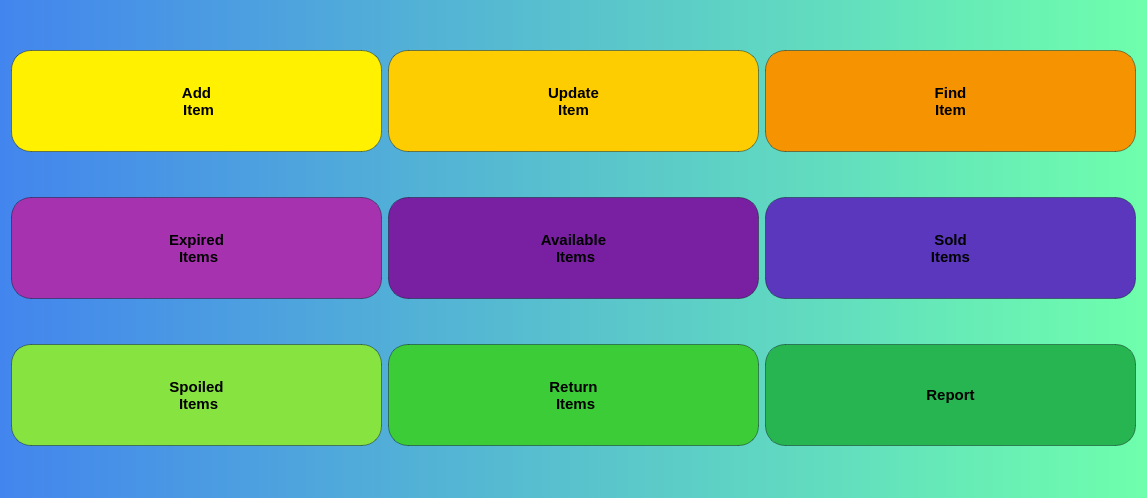
<?xml version="1.0" encoding="UTF-8"?>
<ui version="4.0">
 <class>MainWindow</class>
 <widget class="QMainWindow" name="MainWindow">
  <property name="geometry">
   <rect>
    <x>0</x>
    <y>0</y>
    <width>1147</width>
    <height>498</height>
   </rect>
  </property>
  <property name="windowTitle">
   <string>Grocery Store Manager 1.0</string>
  </property>
  <widget class="QWidget" name="centralWidget">
   <property name="sizePolicy">
    <sizepolicy hsizetype="Preferred" vsizetype="Preferred">
     <horstretch>0</horstretch>
     <verstretch>0</verstretch>
    </sizepolicy>
   </property>
   <property name="styleSheet">
    <string notr="true">background-color: qlineargradient(spread:pad, x1:0, y1:0, x2:1, y2:0, stop:0 rgba(67, 133, 238, 255), stop:1 rgba(110, 255, 172, 255));</string>
   </property>
   <layout class="QGridLayout" name="gridLayout">
    <item row="0" column="1">
     <widget class="QPushButton" name="btnUpdateItem">
      <property name="font">
       <font>
        <pointsize>11</pointsize>
        <bold>true</bold>
       </font>
      </property>
      <property name="mouseTracking">
       <bool>false</bool>
      </property>
      <property name="styleSheet">
       <string notr="true">background-color: rgb(253, 205, 1);
color: rgb(0, 0, 0);
border: 1px solid rgb(2, 3, 7, 0.4);
border-radius: 20%;
height:100%;</string>
      </property>
      <property name="text">
       <string>Update
Item</string>
      </property>
     </widget>
    </item>
    <item row="2" column="0">
     <widget class="QPushButton" name="btnSpoiledItem">
      <property name="font">
       <font>
        <pointsize>11</pointsize>
        <bold>true</bold>
       </font>
      </property>
      <property name="mouseTracking">
       <bool>false</bool>
      </property>
      <property name="styleSheet">
       <string notr="true">background-color: rgb(135, 227, 63);
color: rgb(0, 0, 0);
border: 1px solid rgb(2, 3, 7, 0.4);
border-radius: 20%;
height:100%;</string>
      </property>
      <property name="text">
       <string>Spoiled 
 Items</string>
      </property>
     </widget>
    </item>
    <item row="1" column="2">
     <widget class="QPushButton" name="btnSoldItems">
      <property name="font">
       <font>
        <pointsize>11</pointsize>
        <bold>true</bold>
       </font>
      </property>
      <property name="mouseTracking">
       <bool>false</bool>
      </property>
      <property name="styleSheet">
       <string notr="true">background-color: rgb(91, 55, 190);
color: rgb(0, 0, 0);
border: 1px solid rgb(2, 3, 7, 0.4);
border-radius: 20%;
height:100%;</string>
      </property>
      <property name="text">
       <string>Sold
Items</string>
      </property>
     </widget>
    </item>
    <item row="0" column="2">
     <widget class="QPushButton" name="btnFindItem">
      <property name="enabled">
       <bool>true</bool>
      </property>
      <property name="font">
       <font>
        <pointsize>11</pointsize>
        <bold>true</bold>
       </font>
      </property>
      <property name="mouseTracking">
       <bool>false</bool>
      </property>
      <property name="styleSheet">
       <string notr="true">background-color: rgb(245, 147, 0);
color: rgb(0, 0, 0);
border: 1px solid rgb(2, 3, 7, 0.4);
border-radius: 20%;
height:100%;</string>
      </property>
      <property name="text">
       <string>Find
Item</string>
      </property>
     </widget>
    </item>
    <item row="0" column="0">
     <widget class="QPushButton" name="btnAddItem">
      <property name="font">
       <font>
        <pointsize>11</pointsize>
        <bold>true</bold>
       </font>
      </property>
      <property name="mouseTracking">
       <bool>false</bool>
      </property>
      <property name="styleSheet">
       <string notr="true">background-color: rgb(255, 241, 0);
selection-background-color: rgb(209, 209, 209);
color: rgb(0, 0, 0);
border: 1px solid rgb(2, 3, 7, 0.4);
border-radius: 20%;
height:100%;
</string>
      </property>
      <property name="text">
       <string>Add
 Item</string>
      </property>
     </widget>
    </item>
    <item row="1" column="1">
     <widget class="QPushButton" name="btnAvailableItems">
      <property name="font">
       <font>
        <pointsize>11</pointsize>
        <bold>true</bold>
       </font>
      </property>
      <property name="mouseTracking">
       <bool>false</bool>
      </property>
      <property name="styleSheet">
       <string notr="true">background-color: rgb(121, 32, 162);
color: rgb(0, 0, 0);
border: 1px solid rgb(2, 3, 7, 0.4);
border-radius: 20%;
height:100%;</string>
      </property>
      <property name="text">
       <string>Available 
 Items</string>
      </property>
     </widget>
    </item>
    <item row="2" column="2">
     <widget class="QPushButton" name="btnReport">
      <property name="sizePolicy">
       <sizepolicy hsizetype="Preferred" vsizetype="Preferred">
        <horstretch>0</horstretch>
        <verstretch>0</verstretch>
       </sizepolicy>
      </property>
      <property name="font">
       <font>
        <pointsize>11</pointsize>
        <bold>true</bold>
       </font>
      </property>
      <property name="mouseTracking">
       <bool>false</bool>
      </property>
      <property name="styleSheet">
       <string notr="true">background-color: rgb(39, 181, 81);
color: rgb(0, 0, 0);
border: 1px solid rgb(2, 3, 7, 0.4);
border-radius: 20%;
height:100%;</string>
      </property>
      <property name="text">
       <string>Report</string>
      </property>
     </widget>
    </item>
    <item row="1" column="0">
     <widget class="QPushButton" name="btnExpiredItems">
      <property name="font">
       <font>
        <pointsize>11</pointsize>
        <bold>true</bold>
       </font>
      </property>
      <property name="mouseTracking">
       <bool>false</bool>
      </property>
      <property name="styleSheet">
       <string notr="true">background-color: rgb(167, 50, 175);
color: rgb(0, 0, 0);
border: 1px solid rgb(2, 3, 7, 0.4);
border-radius: 20%;
height:100%;</string>
      </property>
      <property name="text">
       <string>Expired 
 Items</string>
      </property>
     </widget>
    </item>
    <item row="2" column="1">
     <widget class="QPushButton" name="btnReturnItems">
      <property name="font">
       <font>
        <pointsize>11</pointsize>
        <bold>true</bold>
       </font>
      </property>
      <property name="mouseTracking">
       <bool>false</bool>
      </property>
      <property name="styleSheet">
       <string notr="true">background-color: rgb(60, 204, 56);
color: rgb(0, 0, 0);
border: 1px solid rgb(2, 3, 7, 0.4);
border-radius: 20%;
height:100%;</string>
      </property>
      <property name="text">
       <string>Return 
 Items</string>
      </property>
     </widget>
    </item>
   </layout>
  </widget>
 </widget>
 <layoutdefault spacing="6" margin="11"/>
 <resources/>
 <connections/>
</ui>
